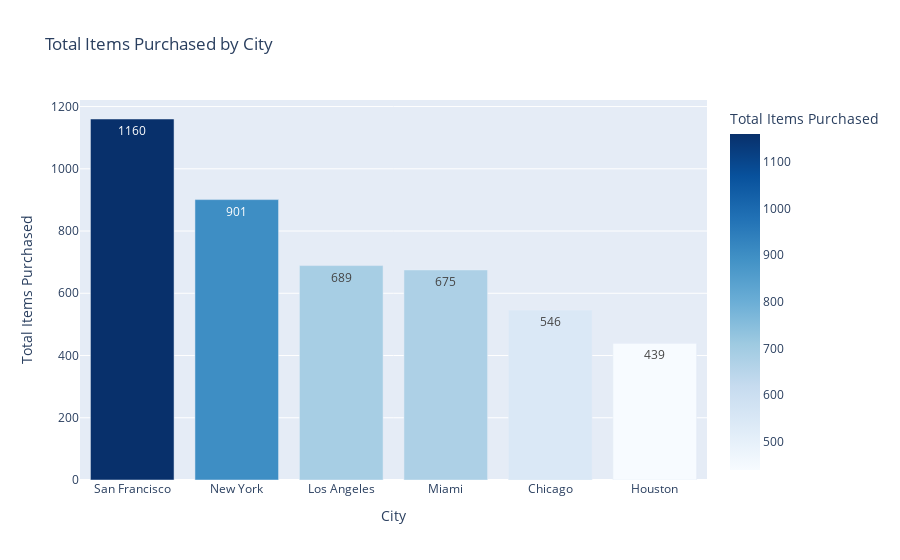

Here is the notebook cell this chart was saved with:
### Code cell
city_vs_items = df.groupby("City")["Items_Purchased"].sum().reset_index()

fig = pltx.bar(
    city_vs_items,
    x="City",
    y="Items_Purchased",
    title="Total Items Purchased by City",
    labels={"City": "City", "Items_Purchased": "Total Items Purchased"},
    text_auto=True,
    color="Items_Purchased",
    color_continuous_scale="Blues"
)

fig.update_xaxes(categoryorder="total descending")

fig.show()

### Figure 1 — Plotly figure (JSON) as saved in the notebook; plotly's stock layout.template omitted (floating-point values rounded to 4 significant figures)
{"data": [{"alignmentgroup": "True", "hovertemplate": "City=%{x}<br>Total Items Purchased=%{marker.color}<extra></extra>", "legendgroup": "", "marker": {"color": [546, 439, 689, 675, 901, 1160], "coloraxis": "coloraxis", "pattern": {"shape": ""}}, "name": "", "offsetgroup": "", "orientation": "v", "showlegend": false, "textposition": "auto", "texttemplate": "%{y}", "type": "bar", "x": ["Chicago", "Houston", "Los Angeles", "Miami", "New York", "San Francisco"], "xaxis": "x", "y": [546, 439, 689, 675, 901, 1160], "yaxis": "y"}], "layout": {"barmode": "relative", "coloraxis": {"colorbar": {"title": {"text": "Total Items Purchased"}}, "colorscale": [[0, "rgb(247,251,255)"], [0.125, "rgb(222,235,247)"], [0.25, "rgb(198,219,239)"], [0.375, "rgb(158,202,225)"], [0.5, "rgb(107,174,214)"], [0.625, "rgb(66,146,198)"], [0.75, "rgb(33,113,181)"], [0.875, "rgb(8,81,156)"], [1, "rgb(8,48,107)"]]}, "legend": {"tracegroupgap": 0}, "title": {"text": "Total Items Purchased by City"}, "xaxis": {"anchor": "y", "categoryorder": "total descending", "domain": [0, 1], "title": {"text": "City"}}, "yaxis": {"anchor": "x", "domain": [0, 1], "title": {"text": "Total Items Purchased"}}}}
